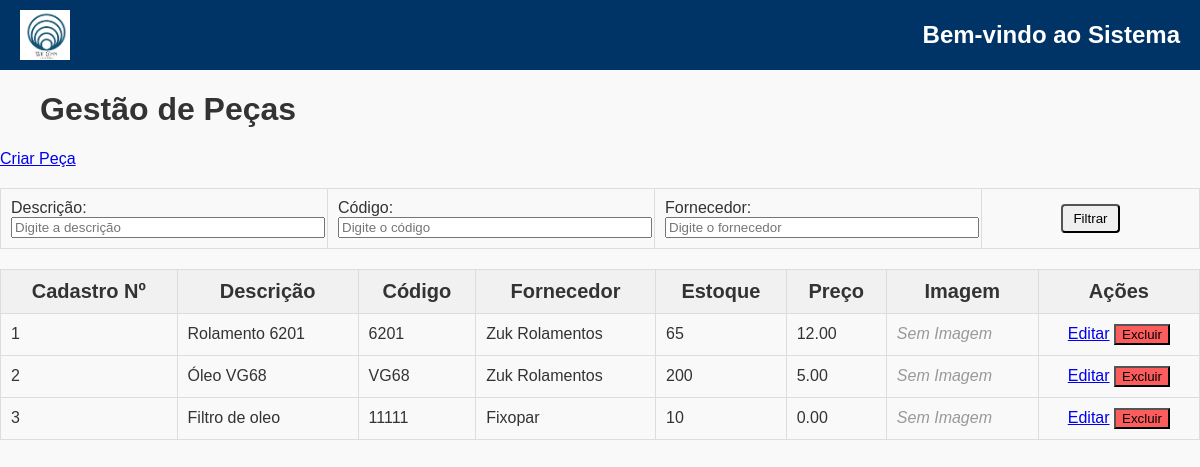
/cadEstoque/, run on an earlier commit of the app's database.
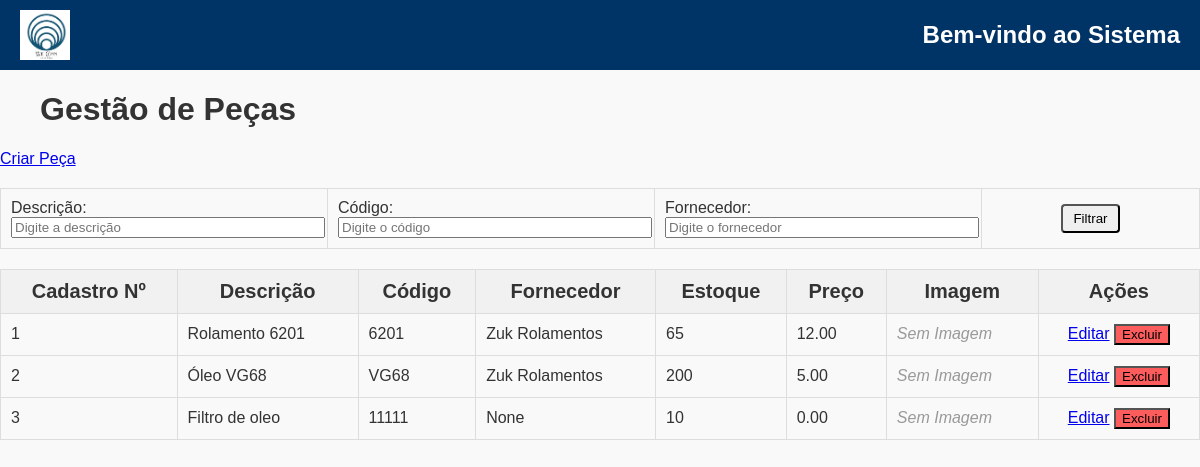
And on a later commit of the database.
### cadEstoque/models.py (models this page shows, shortened)
class Pecas(models.Model):
    descricao = models.CharField(max_length=255)
    codigo = models.CharField(max_length=100)
    estoque_minimo = models.IntegerField(default=0)
    estoque_atual = models.IntegerField(default=0)
    preco =  models.DecimalField(max_digits=10, decimal_places=2, default=0)
    unidade_medida = models.CharField(max_length=20)  # kg, unidade, metro, etc
    localizacao = models.CharField(max_length=100, help_text="Localização física no estoque")
    data_ultima_compra = models.DateField(null=True)
    vida_util = models.IntegerField(null=True, help_text="Vida útil em dias")
    fornecedor = models.ForeignKey(
        'CadFornecedor.Fornecedor',  # Relaciona ao modelo Fornecedor do app CadFornecedor
        on_delete=models.SET_NULL,
        related_name='pecas',
        null=True,
        blank=True
    )
    orcamentos = models.FileField(upload_to='orcamentos/', blank=True, null=True)
    foto = models.ImageField(upload_to='fotos_pecas/', null=True, blank=True)
    observacoes = models.TextField(null=True, blank=True)

### CadFornecedor/models.py (models this page shows)
class Fornecedor(models.Model):
    fornecedor = models.CharField(max_length=200)
    fornecedor_fone = models.CharField(max_length=200)
    fornecedor_site = models.CharField(max_length=200, null=True, blank=True)
    fornecedor_email = models.CharField(max_length=200, null=True, blank=True)
    rua = models.CharField(max_length=200, null=True, blank=True)
    numero = models.CharField(max_length=20, null=True, blank=True)
    bairro = models.CharField(max_length=20, null=True, blank=True)
    cidade = models.CharField(max_length=200, null=True, blank=True)
    cep = models.CharField(max_length=200, null=True, blank=True)
    estado = models.CharField(max_length=200, null=True, blank=True)
    contato = models.CharField(max_length=200, null=True, blank=True)
    cnpj = models.CharField(max_length=200, null=True, blank=True)
    inscricao_estadual = models.CharField(max_length=50, null=True, blank=True)
    prazo_entrega_medio = models.IntegerField(null=True, help_text="Prazo médio em dias")
    observacoes = models.TextField(null=True, blank=True)
    def __str__(self):
        return self.fornecedor

### cadEstoque/views.py (the view)
# urls.py: path('cadEstoque/', teste, name='cadEstoque'),
def teste(request):
    pecas = Pecas.objects.all()
    fornecedor_id = request.POST.get('fornecedor')
    print("Request POST:", request.POST)  # Debug do formulário enviado
    print("Fornecedor ID recebido:", fornecedor_id)  # Debug do fornecedor
    descricao = request.GET.get('descricao')
    codigo = request.GET.get('codigo')
    if descricao or codigo:
        request.session['descricao'] = descricao
        request.session['codigo'] = codigo
        return redirect('cadEstoque')  # Redireciona para limpar os campos da URL
    descricao = request.session.get('descricao')
    codigo = request.session.get('codigo')
    if descricao:
        pecas = pecas.filter(descricao__icontains=descricao)
    if codigo:
        pecas = pecas.filter(codigo__icontains=codigo)
    for peca in pecas:
        peca.foto_url = peca.foto.url if peca.foto else None
    request.session.pop('descricao', None)
    request.session.pop('codigo', None)
    return render(request, 'teste.html', {'pecas': pecas})

### cadEstoque/templates/teste.html (shortened to what this page needs)
{% extends 'base.html' %}
{% load static %}
{% block content %}
<link rel="stylesheet" href="https://maxcdn.bootstrapcdn.com/font-awesome/4.7.0/css/font-awesome.min.css">
<div class="content-container">
    <div class="top-side">
        <h1 style="text-align: left; margin-left: 40px;">Gestão de Peças</h1>
        <a href="{% url 'cria_peca' %}" class="custom-button">Criar Peça</a>
    </div>
    <table class="tabela-sem-divisoes" style="border: none">
        <form method="get">
            <td style="width: 15%">
                <div>
                    <label for="descricao">Descrição:</label>
                    <input type="text" name="descricao" id="descricao" placeholder="Digite a descrição" value="{{ request.GET.descricao }}">
                </div>
            </td>
            <td style="width: 15%">
                <div>
                    <label for="codigo">Código:</label>
                    <input type="text" name="codigo" id="codigo" placeholder="Digite o código" value="{{ request.GET.codigo }}">
                </div>
            </td>
            <td style="width: 15%">
                <div>
                    <label for="fornecedor">Fornecedor:</label>
                    <input type="text" name="fornecedor" id="fornecedor" placeholder="Digite o fornecedor" value="{{ request.GET.fornecedor }}">
                </div>
            </td>
            <td style="width: 10%;">
                <div style="text-align: center;">
                    <button type="submit" class="btn btn-primary">Filtrar</button>
                </div>
            </td>
        </form>
    </table>
    <table border="1">
        <thead>
            <tr>
                <th>Cadastro Nº</th>
                <th>Descrição</th>
                <th>Código</th>
                <th>Fornecedor</th>
                <th>Estoque</th>
                <th>Preço</th>
                <th>Imagem</th>
                <th>Ações</th>
            </tr>
        </thead>
        <tbody>
            {% for peca in pecas %}
            <tr>
                <td>{{ peca.id }}</td>
                <td>{{ peca.descricao }}</td>
                <td>{{ peca.codigo }}</td>
                <td>{{ peca.fornecedor }}</td>
                <td>{{ peca.estoque_atual }}</td>
                <td>{{ peca.preco }}</td>
                <td>
                    {% if peca.foto %}
                        <a href="{{ request.scheme }}://{{ request.get_host }}{{ peca.foto_url }}" target="_blank">
                            <img src="{{ request.scheme }}://{{ request.get_host }}{{ peca.foto_url }}" style="width: 50px; height: 50px; object-fit: cover;">
                        </a>
                    {% else %}
                        <span style="color: #999; font-style: italic;">Sem Imagem</span>
                    {% endif %}
                </td>
                <td style="text-align: center;">
                    <a href="{% url 'editar_peca' peca.id %}" class="custom-button table-button">Editar</a>
                    <form method="post" action="{% url 'excluir_peca' peca.id %}" style="display:inline;" onsubmit="return confirmDelete();">
                        <button type="submit" class="custom-button table-button delete-button">Excluir</button>
                    </form>
                </td>
            </tr>
            {% endfor %}
        </tbody>
    </table>
</div>
{% endblock %}

What changed in the data, as far as the page shows it:
changed Pecas "Filtro de oleo": fornecedor "Fixopar" → "None"
